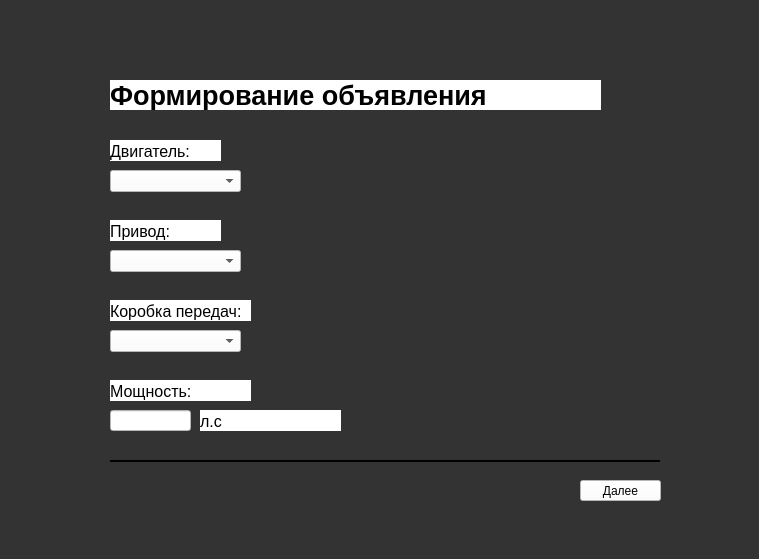
   <widget class="QWidget" name="page_2">
    <property name="styleSheet">
     <string notr="true">background-color: rgb(51, 51, 51);</string>
    </property>
    <widget class="QComboBox" name="engineComboBox">
     <property name="geometry">
      <rect>
       <x>110</x>
       <y>170</y>
       <width>131</width>
       <height>22</height>
      </rect>
     </property>
     <property name="font">
      <font>
       <pointsize>12</pointsize>
      </font>
     </property>
     <property name="styleSheet">
      <string notr="true">background-color: rgb(255, 255, 255);</string>
     </property>
    </widget>
    <widget class="QComboBox" name="transmissonComboBox">
     <property name="geometry">
      <rect>
       <x>110</x>
       <y>330</y>
       <width>131</width>
       <height>22</height>
      </rect>
     </property>
     <property name="font">
      <font>
       <pointsize>12</pointsize>
      </font>
     </property>
     <property name="styleSheet">
      <string notr="true">background-color: rgb(255, 255, 255);</string>
     </property>
    </widget>
    <widget class="QPushButton" name="backButton_2">
     <property name="geometry">
      <rect>
       <x>10</x>
       <y>10</y>
       <width>31</width>
       <height>31</height>
      </rect>
     </property>
     <property name="text">
      <string/>
     </property>
     <property name="icon">
      <iconset resource="qrc.qrc">
       <normaloff>:/backIcon.png</normaloff>:/backIcon.png</iconset>
     </property>
     <property name="iconSize">
      <size>
       <width>30</width>
       <height>30</height>
      </size>
     </property>
     <property name="autoDefault">
      <bool>false</bool>
     </property>
     <property name="flat">
      <bool>true</bool>
     </property>
    </widget>
    <widget class="QLabel" name="label_26">
     <property name="geometry">
      <rect>
       <x>110</x>
       <y>140</y>
       <width>111</width>
       <height>21</height>
      </rect>
     </property>
     <property name="font">
      <font>
       <pointsize>12</pointsize>
      </font>
     </property>
     <property name="styleSheet">
      <string notr="true">background-color: rgb(255, 255, 255);</string>
     </property>
     <property name="text">
      <string>Двигатель:</string>
     </property>
     <property name="alignment">
      <set>Qt::AlignBottom|Qt::AlignLeading|Qt::AlignLeft</set>
     </property>
    </widget>
    <widget class="QLabel" name="label_27">
     <property name="geometry">
      <rect>
       <x>110</x>
       <y>80</y>
       <width>491</width>
       <height>31</height>
      </rect>
     </property>
     <property name="font">
      <font>
       <pointsize>20</pointsize>
       <italic>false</italic>
       <bold>true</bold>
      </font>
     </property>
     <property name="styleSheet">
      <string notr="true">font: 700 20pt &quot;Arial&quot;;
background-color: rgb(255, 255, 255);</string>
     </property>
     <property name="text">
      <string>Формирование объявления</string>
     </property>
    </widget>
    <widget class="QComboBox" name="driveComboBox">
     <property name="geometry">
      <rect>
       <x>110</x>
       <y>250</y>
       <width>131</width>
       <height>22</height>
      </rect>
     </property>
     <property name="font">
      <font>
       <pointsize>12</pointsize>
      </font>
     </property>
     <property name="styleSheet">
      <string notr="true">background-color: rgb(255, 255, 255);</string>
     </property>
    </widget>
    <widget class="QLabel" name="label_28">
     <property name="geometry">
      <rect>
       <x>110</x>
       <y>300</y>
       <width>141</width>
       <height>21</height>
      </rect>
     </property>
     <property name="font">
      <font>
       <pointsize>12</pointsize>
      </font>
     </property>
     <property name="styleSheet">
      <string notr="true">background-color: rgb(255, 255, 255);</string>
     </property>
     <property name="text">
      <string>Коробка передач:</string>
     </property>
     <property name="alignment">
      <set>Qt::AlignBottom|Qt::AlignLeading|Qt::AlignLeft</set>
     </property>
    </widget>
    <widget class="QLabel" name="label_29">
     <property name="geometry">
      <rect>
       <x>110</x>
       <y>220</y>
       <width>111</width>
       <height>21</height>
      </rect>
     </property>
     <property name="font">
      <font>
       <pointsize>12</pointsize>
      </font>
     </property>
     <property name="styleSheet">
      <string notr="true">background-color: rgb(255, 255, 255);</string>
     </property>
     <property name="text">
      <string>Привод:</string>
     </property>
     <property name="alignment">
      <set>Qt::AlignBottom|Qt::AlignLeading|Qt::AlignLeft</set>
     </property>
    </widget>
    <widget class="QLineEdit" name="powerLineEdit">
     <property name="geometry">
      <rect>
       <x>110</x>
       <y>410</y>
       <width>81</width>
       <height>21</height>
      </rect>
     </property>
     <property name="font">
      <font>
       <pointsize>12</pointsize>
      </font>
     </property>
     <property name="styleSheet">
      <string notr="true">background-color: rgb(255, 255, 255);</string>
     </property>
     <property name="alignment">
      <set>Qt::AlignBottom|Qt::AlignLeading|Qt::AlignLeft</set>
     </property>
    </widget>
    <widget class="QPushButton" name="continueButton_2">
     <property name="geometry">
      <rect>
       <x>580</x>
       <y>480</y>
       <width>81</width>
       <height>21</height>
      </rect>
     </property>
     <property name="layoutDirection">
      <enum>Qt::RightToLeft</enum>
     </property>
     <property name="styleSheet">
      <string notr="true">background-color: rgb(255, 255, 255);</string>
     </property>
     <property name="text">
      <string>Далее</string>
     </property>
     <property name="icon">
      <iconset resource="qrc.qrc">
       <normaloff>:/next.png</normaloff>:/next.png</iconset>
     </property>
     <property name="flat">
      <bool>false</bool>
     </property>
     <property name="Alignment " stdset="0">
      <string>AlignRight</string>
     </property>
    </widget>
    <widget class="QLabel" name="label_30">
     <property name="geometry">
      <rect>
       <x>110</x>
       <y>110</y>
       <width>550</width>
       <height>2</height>
      </rect>
     </property>
     <property name="styleSheet">
      <string notr="true">background-color: rgb(51, 51, 51);</string>
     </property>
     <property name="frameShape">
      <enum>QFrame::NoFrame</enum>
     </property>
     <property name="text">
      <string/>
     </property>
    </widget>
    <widget class="QLabel" name="label_31">
     <property name="geometry">
      <rect>
       <x>110</x>
       <y>380</y>
       <width>141</width>
       <height>21</height>
      </rect>
     </property>
     <property name="font">
      <font>
       <pointsize>12</pointsize>
      </font>
     </property>
     <property name="styleSheet">
      <string notr="true">background-color: rgb(255, 255, 255);</string>
     </property>
     <property name="text">
      <string>Мощность:</string>
     </property>
     <property name="alignment">
      <set>Qt::AlignBottom|Qt::AlignLeading|Qt::AlignLeft</set>
     </property>
    </widget>
    <widget class="QLabel" name="label_32">
     <property name="geometry">
      <rect>
       <x>200</x>
       <y>410</y>
       <width>141</width>
       <height>21</height>
      </rect>
     </property>
     <property name="font">
      <font>
       <pointsize>12</pointsize>
      </font>
     </property>
     <property name="styleSheet">
      <string notr="true">background-color: rgb(255, 255, 255);</string>
     </property>
     <property name="text">
      <string>л.с</string>
     </property>
     <property name="alignment">
      <set>Qt::AlignBottom|Qt::AlignLeading|Qt::AlignLeft</set>
     </property>
    </widget>
    <widget class="QLabel" name="label_8">
     <property name="geometry">
      <rect>
       <x>110</x>
       <y>460</y>
       <width>550</width>
       <height>2</height>
      </rect>
     </property>
     <property name="styleSheet">
      <string notr="true">background-color: rgb(51, 51, 51);</string>
     </property>
     <property name="frameShape">
      <enum>QFrame::Box</enum>
     </property>
     <property name="text">
      <string/>
     </property>
    </widget>
    <widget class="QWidget" name="widget_2" native="true">
     <property name="geometry">
      <rect>
       <x>50</x>
       <y>50</y>
       <width>700</width>
       <height>500</height>
      </rect>
     </property>
     <property name="styleSheet">
      <string notr="true">background-image: url(:/addAdPHO.png);</string>
     </property>
    </widget>
    <zorder>widget_2</zorder>
    <zorder>engineComboBox</zorder>
    <zorder>transmissonComboBox</zorder>
    <zorder>backButton_2</zorder>
    <zorder>label_26</zorder>
    <zorder>label_27</zorder>
    <zorder>driveComboBox</zorder>
    <zorder>label_28</zorder>
    <zorder>label_29</zorder>
    <zorder>powerLineEdit</zorder>
    <zorder>continueButton_2</zorder>
    <zorder>label_30</zorder>
    <zorder>label_31</zorder>
    <zorder>label_32</zorder>
    <zorder>label_8</zorder>
   </widget>
